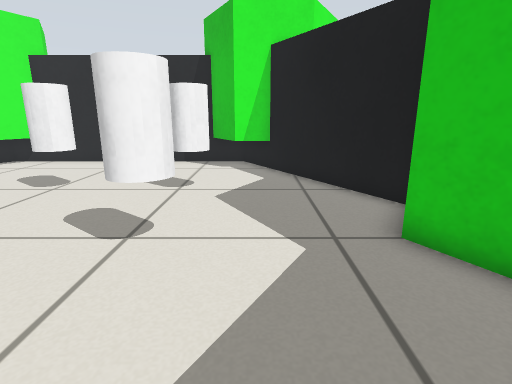
view 1 (above)

12 first-person views from a walk through a robot-simulator world made for Gazebo. The camera is 0.57 m above the floor, tilts 14° down and sees 80° across. The floor is counted in squares, 0.25 m on a side. Each view is taken from the middle of a square. On the plan, view 1 faces up. The plan holds only what a view shows up to about 18 squares ahead; the rest is blank. The place goes on beyond the plan.

view 2
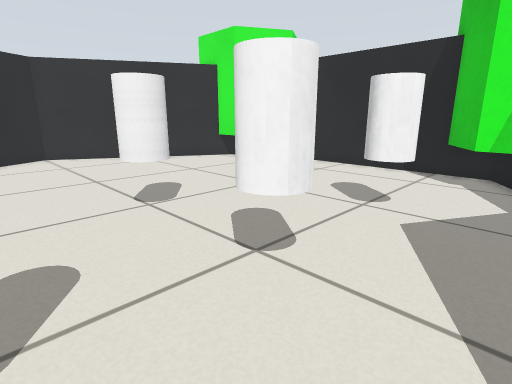

view 3
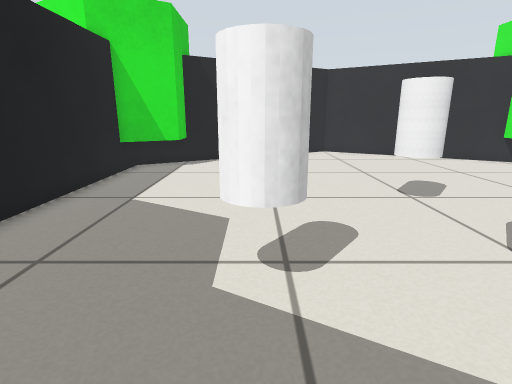

view 4
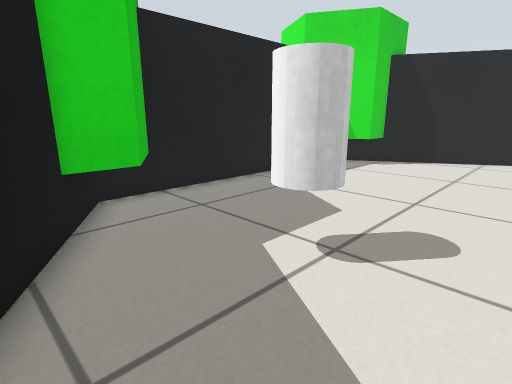

view 5
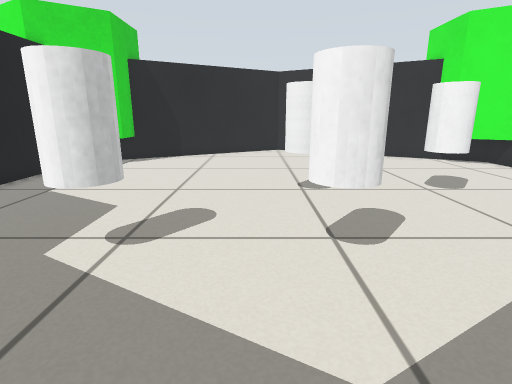

view 6
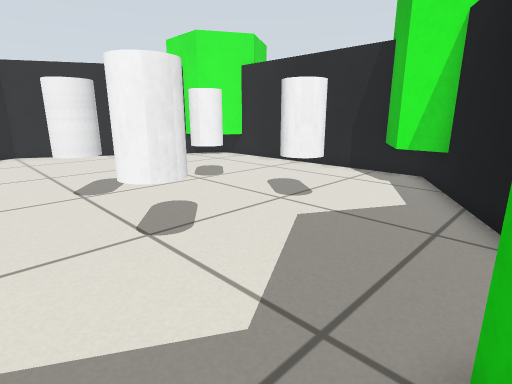

view 7
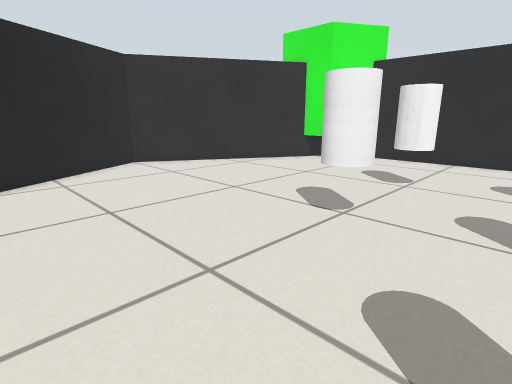

view 8
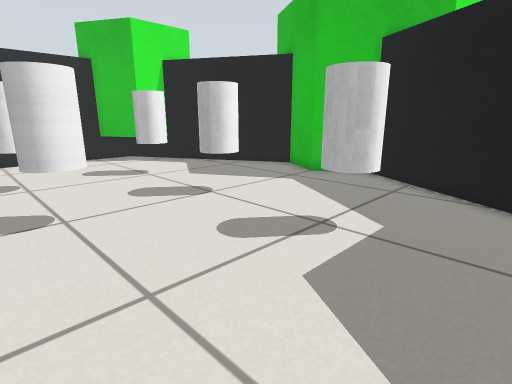

view 9
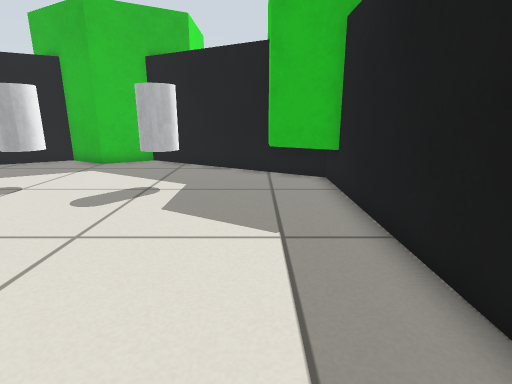

view 10
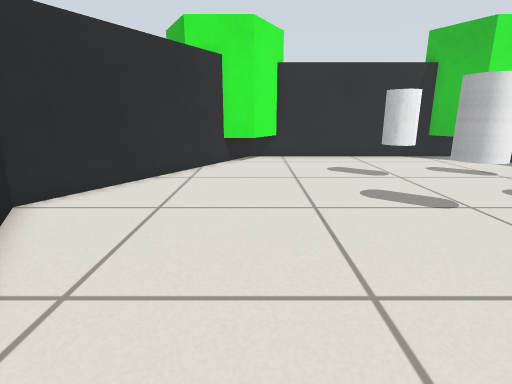

view 11
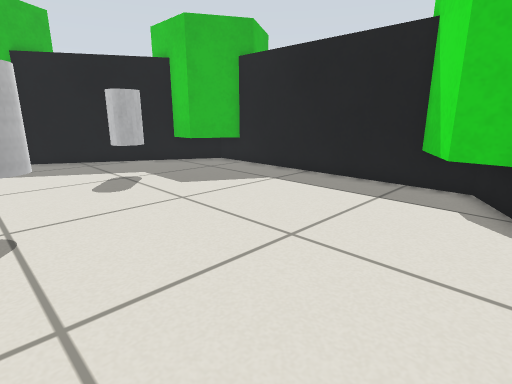

view 12
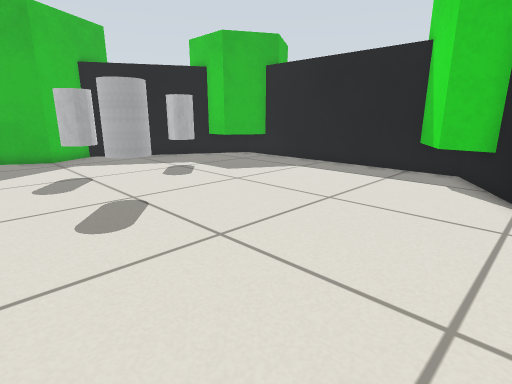

### Floor plan
Points are (right, up) in squares from view 1. A wall is a line through its corners. A room is listed if a view was taken in it or the views show most of it. See-through windows are left out.
Room 1 (views 1, 2, 3, 4, 5, 6, 7, 8, 9, 10, 11, 12)
walls: (2.8, 5.5) (4, 7.6) (-0.6, 15.7) (-12.4, 15.7) (-18.2, 5.5) (-12.4, -4.7) (-0.6, -4.7) (4, 3.4) (2.8, 5.5); (-10.8, 15.7) (-12.1, 13.5) (-13.6, 13.5); (0.6, 13.5) (-0.9, 13.5) (-2.2, 15.7); (-13.6, -2.5) (-12.1, -2.5) (-10.8, -4.7); (-2.2, -4.7) (-0.9, -2.5) (0.6, -2.5)
objects: white cylinder (-7, 5) to (-6, 6); white cylinder (-7, 9) to (-6, 10); white cylinder (-3, 1) to (-2, 2); white cylinder (-3, 5) to (-2, 6); white cylinder (-3, 9) to (-2, 10)

Positions as (right, up) in squares from view 1, and headings:
1: (0, 0), facing up
2: (1, 2), facing up-left
3: (2, 1), facing left
4: (2, 4), facing down-left
5: (3, 4), facing left
6: (3, 3), facing up-left
7: (-3, -1), facing up-left
8: (-8, -2), facing up-right
9: (-12, -2), facing right
10: (-12, -2), facing up
11: (-14, 6), facing down-right
12: (-15, 9), facing down-right
